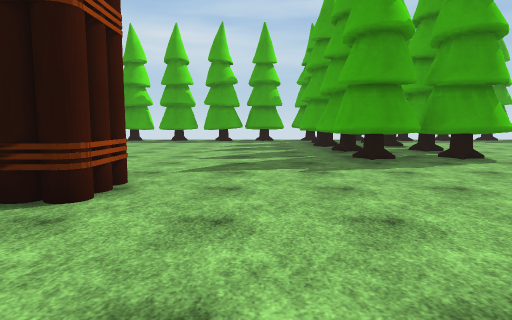
[1] (above)

17 first-person views from a walk through a scene from a Unity 3-D project. The camera is 1.4 m above the floor, tilts 6° down and sees 75° across. The floor is counted in squares, 2 m on a side. Each view is taken from the middle of a square. On the plan, view 1 faces up. The plan holds only what a view shows up to about 10 squares ahead; the rest is blank. The place goes on beyond the plan. The player character is not drawn. Some surface patterns are stand-ins.

[2]
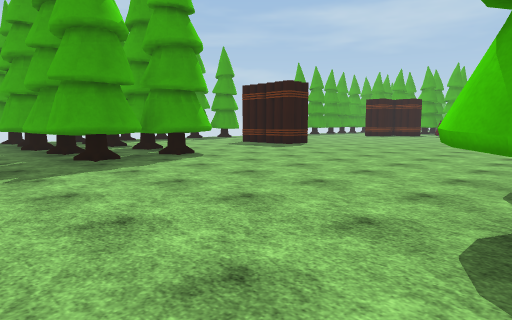

[3]
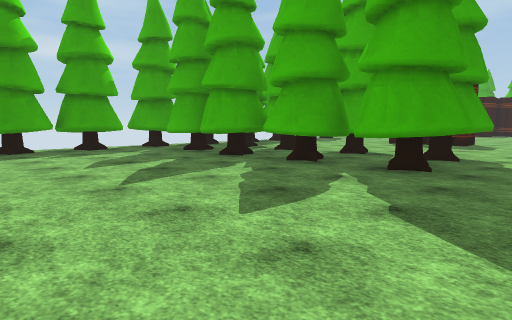

[4]
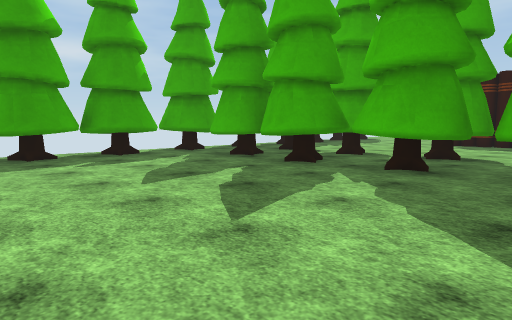

[5]
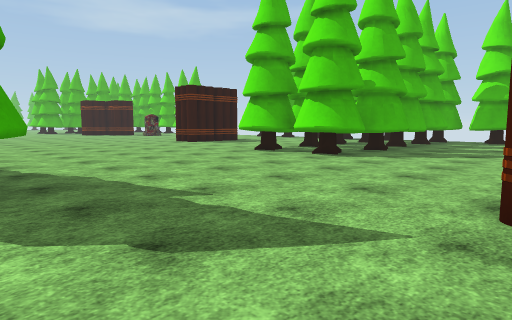

[6]
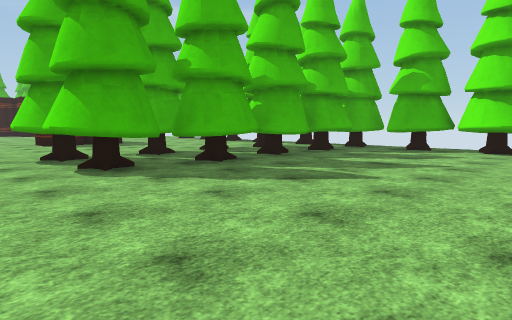

[7]
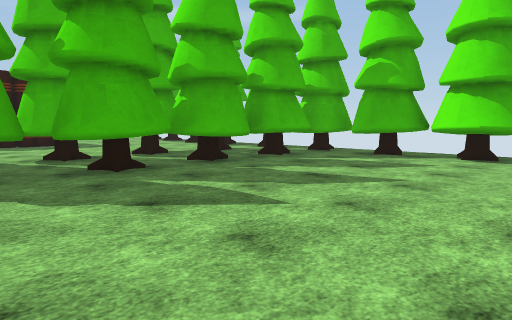

[8]
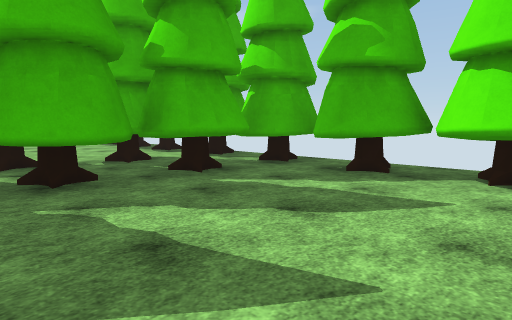

[9]
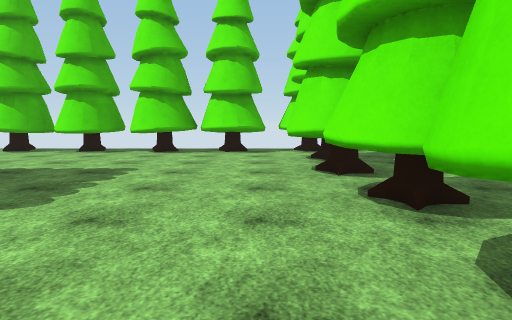

[10]
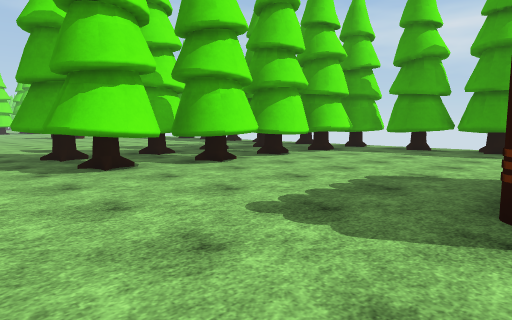

[11]
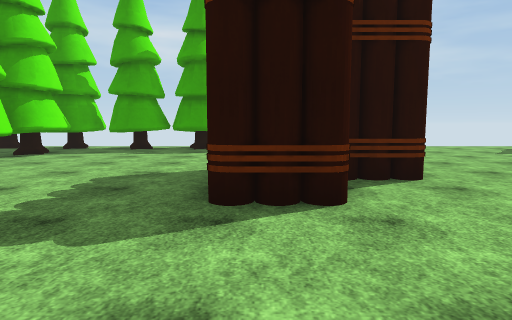

[12]
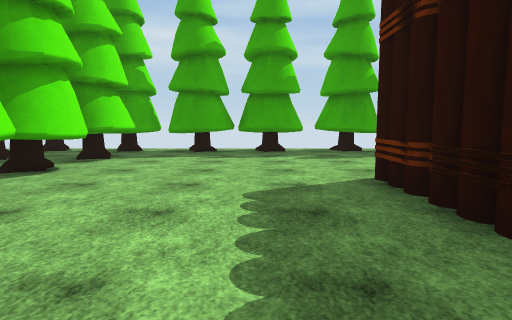

[13]
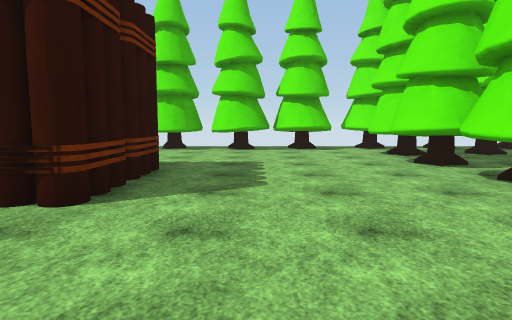

[14]
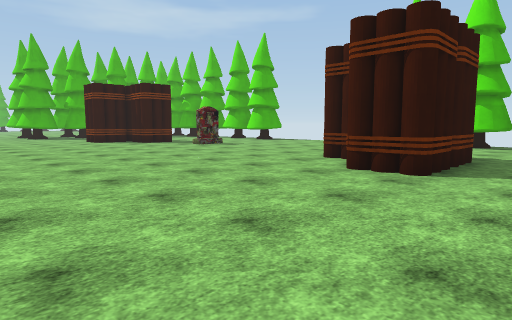

[15]
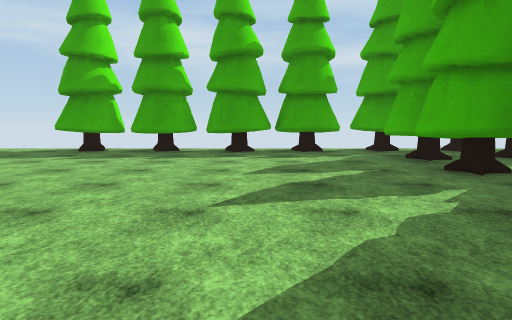

[16]
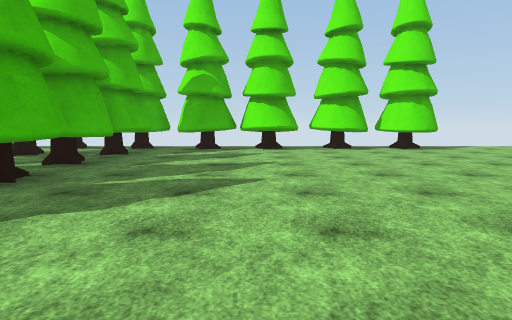

[17]
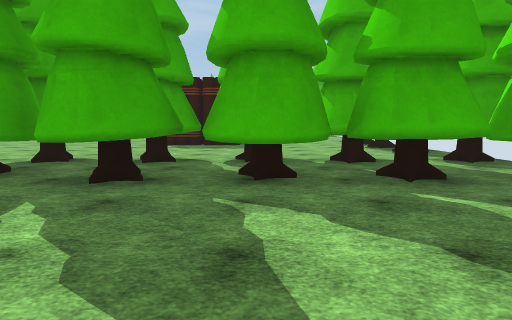

### Floor plan
Key: @ floor where view 1 was taken; # wall or solid block; . floor; T thing the floor can be seen under or through; O other object.
Columns run from 3 left of view 1 to 19 right of it. Each row starts with its distance up from view 1.
 15 ###############   ...
 14 ........#......   ...
 13 .....####......  ...
 12 ......##......  ....
 11 .....####.....  ...
 10 .....####....O O..
  9 .....####....#...
  8 .....###.....O...
  7 .....####.......
  6 ...............
  5 ..............
  4  O..............
  3  #....................
  2 .......................
  1 .......................
  0 ...@.TTTT.............
 -1 ......TT.....O.......
 -2 .....TTTT....#......
 -3 .....TTTT....O O...
 -4 .....#TTT.....  ..
 -5 ......TT.......
 -6 .....TTTT.......
 -7 .....T..........
 -8 #################
 -9                #

Positions as (right, up) in squares from view 1, and headings:
1: (0, 0), facing up
2: (0, 0), facing up-right
3: (-3, 5), facing up-right
4: (-3, 7), facing up-right
5: (-2, 7), facing down-right
6: (-3, 2), facing down-right
7: (-3, 0), facing down-right
8: (-2, -3), facing down-right
9: (6, 1), facing down
10: (10, 5), facing up-left
11: (10, 5), facing up
12: (8, 6), facing up
13: (8, 2), facing down
14: (8, 4), facing down-right
15: (-1, 6), facing up
16: (-1, 2), facing down
17: (-2, -4), facing right
